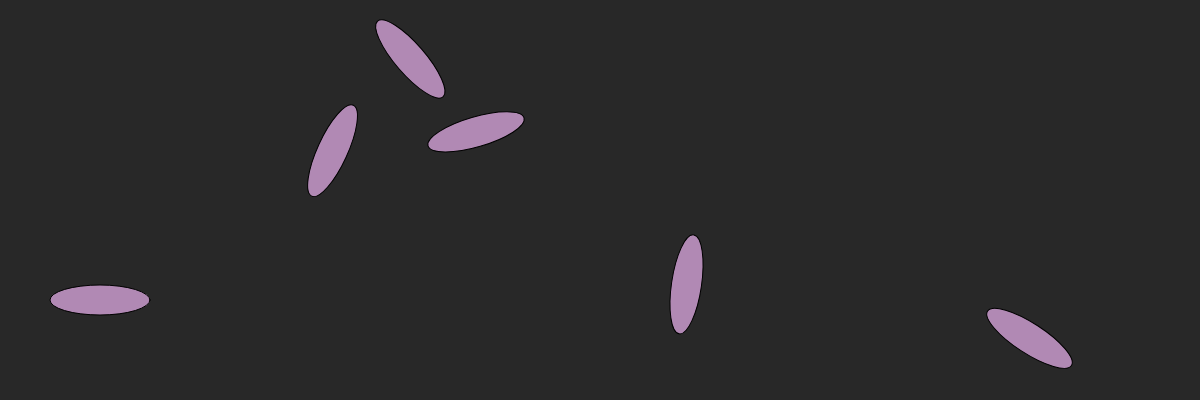
Frame 1 (no input)
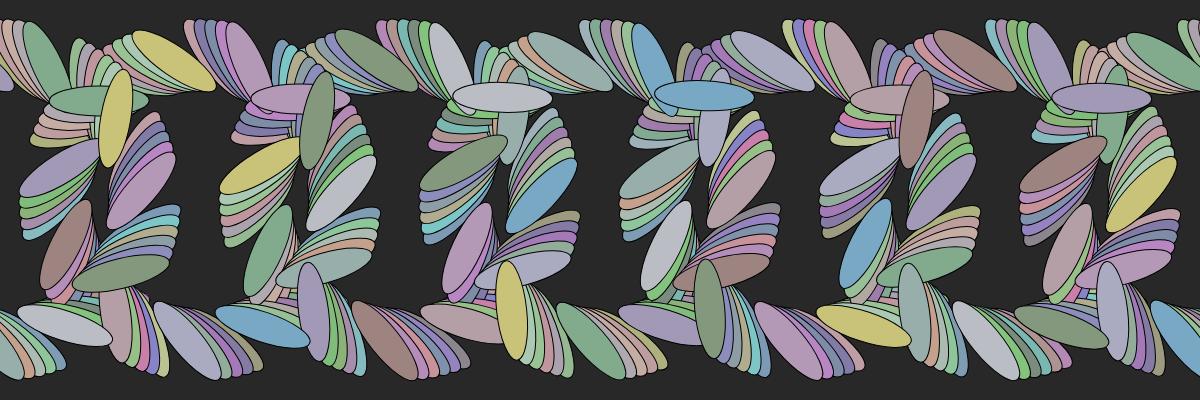
Frame 60 (no input)
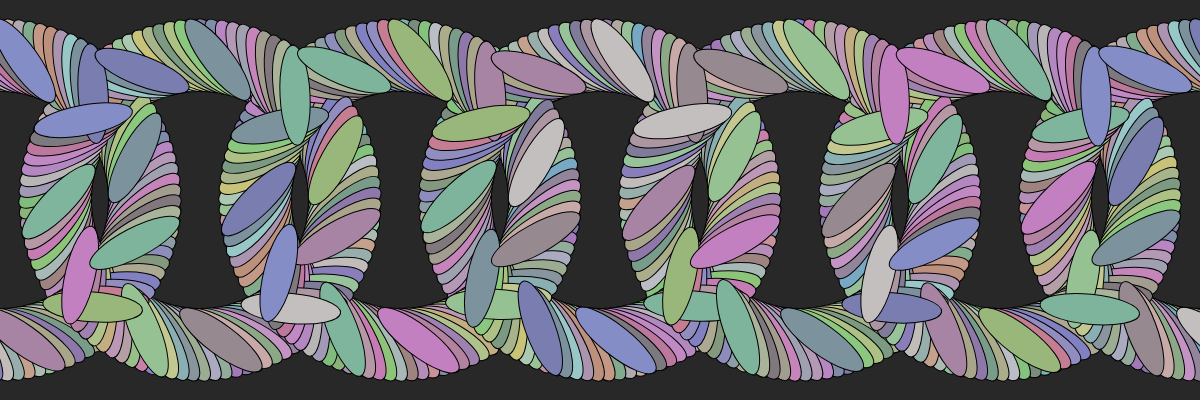
Frame 120 (the mouse pressed at the canvas centre since frame 60)

The p5.js sketch that drew these frames (run headless with seeded random() and noise() and a simulated clock; from frame 60 on, the mouse is pressed at the canvas centre):

// p5.js sketch
// ── sketch.js
var t = 0;
var r = 0;
var s = 0
var rr = 0;


function setup() {
  createCanvas(1200,400);
  background(40);
  ellipseMode(CENTER);
}

function draw() {
e = random(120, 200);
g = random(120, 200);
b = random(120, 200);

push();
translate(0, 200);
rotate(rr);
 rr = rr + PI;
rotate(r);
 r = r + 2;
fill(e , g, b);
ellipse(100, 100, 100, 30);
pop();

push();
translate(200, 200);
rotate(rr);
 rr = rr + PI;
rotate(r);
 r = r + 2;
fill(e , g, b);
ellipse(100, 100, 100, 30);
pop();

push();
translate(400, 200);
rotate(rr);
 rr = rr + PI;
rotate(r);
 r = r + 2;
fill(e , g, b);
ellipse(100, 100, 100, 30);
pop();

push();
translate(600, 200);
rotate(rr);
 rr = rr + PI;
rotate(r);
 r = r + 2;
fill(e , g, b);
ellipse(100, 100, 100, 30);
pop();

push();
translate(800, 200);
rotate(rr);
 rr = rr + PI;
rotate(r);
 r = r + 2;
fill(e , g, b);
ellipse(100, 100, 100, 30);
pop();

push();
translate(1000, 200);
rotate(rr);
 rr = rr + PI;
rotate(r);
 r = r + 2;
fill(e , g, b);
ellipse(100, 100, 100, 30);
pop();

push();
translate(1200, 200);
rotate(rr);
 rr = rr + PI;
rotate(r);
 r = r + 2;
fill(e , g, b);
ellipse(100, 100, 100, 30);
pop();










}
